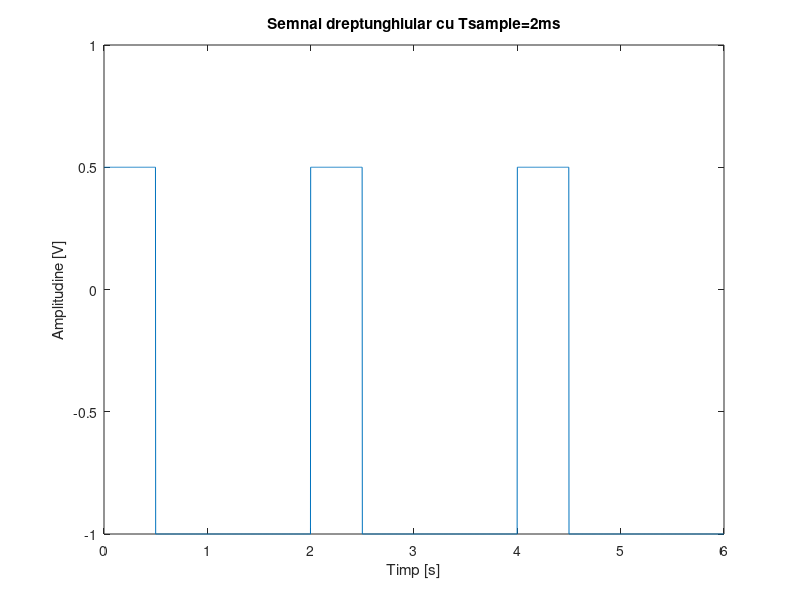
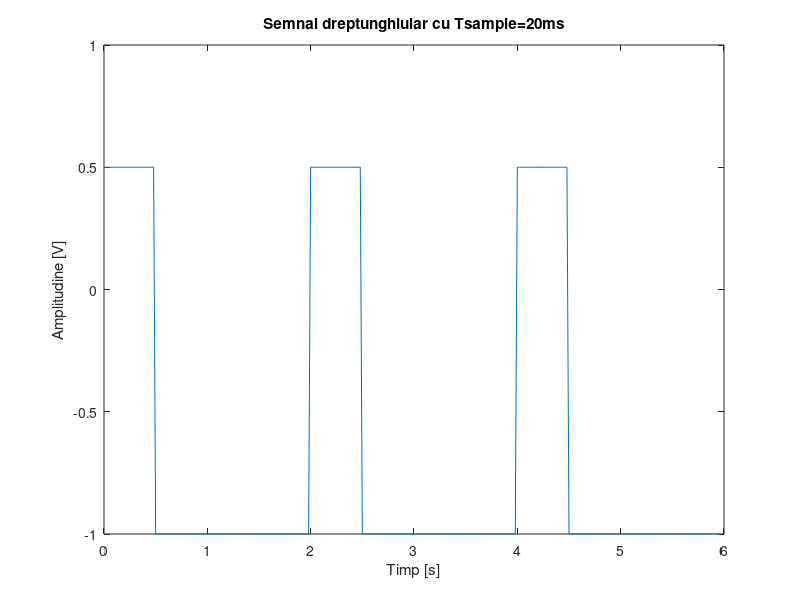
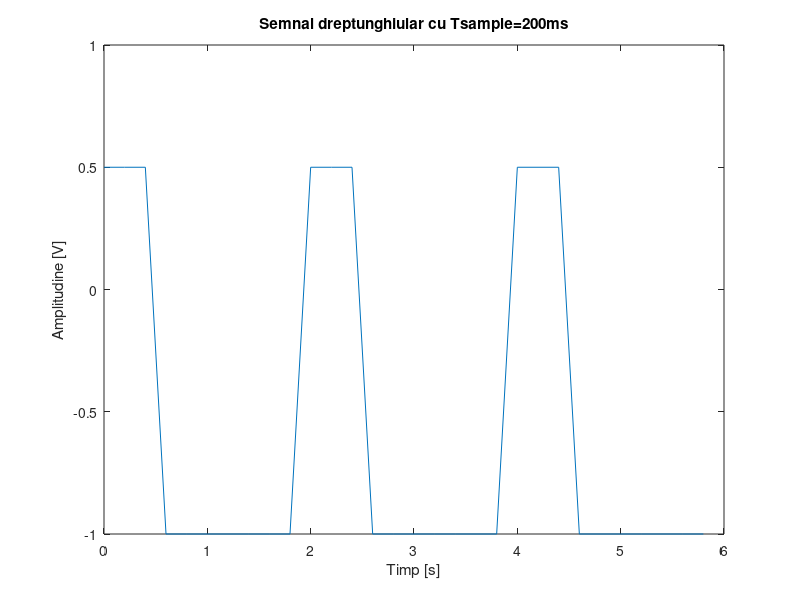
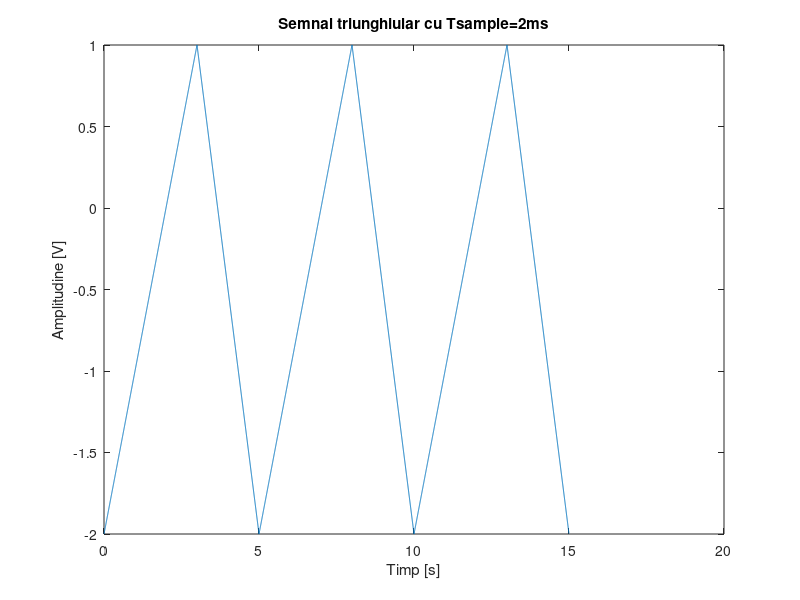

Write the MATLAB code that produced these figures, in order.
% definesc cele 3 perioade de esantionare Ts=2ms, Ts=20ms, Ts=200ms

T_sample_2ms = 0.002;
T_sample_20ms = 0.02;
T_sample_200ms = 0.2;
%% generarea unui semnal dreptungiular 
T = 2; %perioada semnalului

t2 = 0:T_sample_2ms:3*T-T_sample_2ms;%perioada semnalului esantionat cu Ts= 2 ms(parcurg 3 perioade)
x2 = square(t2(t2<T)*pi,25); %generarea unui semnal dreptunghiular Ts= 2 ms
x2 = x2 * 0.75 - 0.25; % setarea amplitudinii 
x2 =[x2,x2,x2]; % repet semnalul de 3 ori

figure();
% afisarea semnalului
plot(t2,x2);
title('Semnal dreptunghiular cu Tsample=2ms');
xlabel('Timp [s]');
ylabel('Amplitudine [V]')

t20= 0:T_sample_20ms:3*T-T_sample_20ms; % perioada semnalului esantionat cu Ts= 20ms
x20 = square(t20(t20<T)*pi,25); % generarea semnalului dreptunghiular ts= 20 ms
x20 = x20 * 0.75 - 0.25; %setarea amplitudinii
x20 =[x20,x20,x20]; % repet semnalul de 3 ori

figure();
% afisarea semnalului
plot(t20,x20);
title('Semnal dreptunghiular cu Tsample=20ms');
xlabel('Timp [s]');
ylabel('Amplitudine [V]')

t200 = 0:T_sample_200ms:3*T-T_sample_200ms; % perioada semnalului esantionat cu Ts = 200ms
x200 = square(t200(t200<T)*pi,25); % generarea semnalului dreptaunghiular cu Ts= 200ms
x200 = x200 * 0.75 - 0.25; % setarea amplitudinii 
x200 =[x200,x200,x200]; %repet semnalul de 3 ori

figure();
%afisarea semnalului
plot(t200,x200);
title('Semnal dreptunghiular cu Tsample=200ms');
xlabel('Timp [s]');
ylabel('Amplitudine [V]')

%% generarea unui semnal triunghiular

%explicatiile sunt la fel ca mai sus, numai ca am generat un semnal
%triunghiular

T = 5;

t2 = 0:T_sample_2ms:3*T-T_sample_2ms;
x2 = sawtooth(t2(t2<=T-T_sample_2ms)*(2*pi/T),3/5); % panta+ = 1V/s ; panta- = -1.5 V/s
x2 = x2 * 1.5 - 0.5;
x2 =[x2,x2,x2];

figure();
plot(t2,x2);
title('Semnal triunghiular cu Tsample=2ms');
xlabel('Timp [s]');
ylabel('Amplitudine [V]')

t20= 0:T_sample_20ms:3*T-T_sample_20ms;
x20 = sawtooth(t20(t20<=T-T_sample_20ms)*(2*pi/T),3/5); % panta+ = 1V/s ; panta- = -1.5 V/s
x20 = x20 * 1.5 - 0.5;
x20 =[x20,x20,x20];


figure()
plot(t20,x20);
title('Semnal triunghiular cu Tsample=20ms');
xlabel('Timp [s]');
ylabel('Amplitudine [V]')

t200 = 0:T_sample_200ms:3*T-T_sample_200ms;
x200 = sawtooth(t200(t200<=T-T_sample_20ms)*(2*pi/T),3/5);
x200 = x200 * 1.5 - 0.5;
x200 =[x200,x200,x200];

figure()
plot(t200,x200);
title('Semnal triunghiular Ts=200ms');
xlabel('Timp [s]');
ylabel('Amplitudine [V]')

%% semnal multinivel aleator a) {-1,1}


T = 5;
t2 = 0:T_sample_2ms:T-T_sample_2ms;
x=rand(1,T/0.25);% generarea unui vector cu numere random de dimensiune 20

% punerea unor conitii pentru a imparti numerele in categorii.Impartim
% intervalul (0,1) in 4 intervale egale si se verifica in care interval se
% afla fiecare din numerele vectorului generat random apoi se asocieaza
% pentru fiecare interval un numar {-3,-1,1,3}. De exemplu pentru
% x< 0.25 va fi asociata valoarea -3 , etc
for i=1:length(x)
	if x(i)>0.5
		x(i)=1;
    end
	if (0.5>x(i))
		x(i)=-1;
	end
end
% crearea unui vector care sa genereze semnalele pentru fiecare nivel in
% parte apoi sa le concateneze
x2=ones(1,0.25/T_sample_2ms) % crearea unui vector cu nr. de esantioane necesar
x2=x2*x(1); % inmultirea cu valoarea nivelului  
for i=2:length(x)
	x2 = [x2,x(i)* ones(1,0.25/T_sample_2ms)];
end

figure();
plot(t2,x2);
title('Semnal -1,1 cu Tsample= 2ms');
xlabel('Timp [s]');
ylabel('Amplitudine [V]')

t20= 0:T_sample_20ms:T-T_sample_2ms;
x20 = x2(1:10:length(x2));

figure();
plot(t20,x20);
title('Semnal -1,1 cu Tsample= 20ms');
xlabel('Timp [s]');
ylabel('Amplitudine [V]')

t200= 0:T_sample_200ms:T-T_sample_2ms;
x200 = x2(1:100:length(x2));

figure();
plot(t200,x200);
title('Semnal -1,1 cu Tsample= 200ms');
xlabel('Timp [s]');
ylabel('Amplitudine [V]')

%% semnal multinivel aleator b) {-3,-1,1,3}


T = 5;
t2 = 0:T_sample_2ms:T-T_sample_2ms;

x=rand(1,T/0.25);% generarea unui vector cu numere random de dimensiune 20

% punerea unor conitii pentru a imparti numerele in categorii.Impartim
% intervalul (0,1) in 4 intervale egale si se verifica in care interval se
% afla fiecare din numerele vectorului generat random apoi se asocieaza
% pentru fiecare interval un numar {-3,-1,1,3}. De exemplu pentru
% x< 0.25 va fi asociata valoarea -3 , etc
for i=1:length(x)
	if x(i)>0.75
		x(i)=3;
	end
	if x(i)<0.25
		x(i)=-3;
	end
	if (0.5<x(i) && x(i)<0.75)
		x(i)=1;
	end
	if (0.5>x(i) && x(i)>0.25)
		x(i)=-1;
	end
end
% crearea unui vector care sa genereze semnalele pentru fiecare nivel in
% parte apoi sa le concateneze
x2=ones(1,0.25/T_sample_2ms)
x2=x2*x(1);
for i=2:length(x)
	x2 = [x2,x(i)* ones(1,0.25/T_sample_2ms)];
end
figure();
plot(t2,x2);
title('Semnal -3,-1,1,3 cu Tsample= 2ms');
xlabel('Timp [s]');
ylabel('Amplitudine [V]')

t20= 0:T_sample_20ms:T-T_sample_2ms;
x20 = x2(1:10:length(x2));

figure();
plot(t20,x20);
title('Semnal -3,-1,1,3 cu Tsample= 20ms');
xlabel('Timp [s]');
ylabel('Amplitudine [V]')

t200= 0:T_sample_200ms:T-T_sample_2ms;
x200 = x2(1:100:length(x2));

figure();
plot(t200,x200);
title('Semnal -3,-1,1,3 cu cu Tsample = 200ms');
xlabel('Timp [s]');
ylabel('Amplitudine [V]')

%% semnal multinivel aleator c) {-5,-3,-1,1,3,5}


T = 5;
t2 = 0:T_sample_2ms:T-T_sample_2ms;

x=rand(1,T/0.25);% generarea unui vector cu numere random de dimensiune 20

% punerea unor conitii pentru a imparti numerele in categorii.Impartim
% intervalul (0,1) in 6 intervale egale si se verifica in care interval se
% afla fiecare din numerele vectorului generat random apoi se asocieaza
% pentru fiecare interval un numar {-5,-3,-1,1,3,5}. De exemplu pentru
% x< 1/6 va fi asociata valoarea -5 , etc
for i=1:length(x)
	if x(i)>5/6
		x(i)=5;
	end
	if x(i)<1/6
		x(i)=-5;
	end
	if (4/6<x(i) && x(i)<5/6)
		x(i)=3;
	end
	if (2/6>x(i) && x(i)>1/6)
		x(i)=-3;
	end
	if (3/6<x(i) && x(i)<4/6)
		x(i)=1;
	end
	if (3/6>x(i) && x(i)>2/6)
		x(i)=-1;
	end
	
end

% crearea unui vector care sa genereze semnalele pentru fiecare nivel in
% parte apoi sa le concateneze
x2=ones(1,0.25/T_sample_2ms)
x2=x2*x(1);
for i=2:length(x)
	x2 = [x2,x(i)* ones(1,0.25/T_sample_2ms)];
end
figure();
plot(t2,x2);
title('Semnal -5,-3,-1,1,3,5 cu Tsample=2ms');
xlabel('Timp [s]');
ylabel('Amplitudine [V]')

t20= 0:T_sample_20ms:T-T_sample_2ms;
x20 = x2(1:10:length(x2));

figure();
plot(t20,x20);
title('Semnal -5,-3,-1,1,3,5 cu Tsample= 20ms');
xlabel('Timp [s]');
ylabel('Amplitudine [V]')

t200= 0:T_sample_200ms:T-T_sample_2ms;
x200 = x2(1:100:length(x2));

figure();
plot(t200,x200);
title('Semnal -5,-3,-1,1,3,5 cu Tsample= 200ms');
xlabel('Timp [s]');
ylabel('Amplitudine [V]')

%% generarea unui semnal multinivel aleator d) {-7,-5,-3,-1,1,3,5,7}


T = 5;
t2 = 0:T_sample_2ms:T-T_sample_2ms;

x=rand(1,T/0.25);% generarea unui vector cu numere random de dimensiune 20

% punerea unor conitii pentru a imparti numerele in categorii.Impartim
% intervalul (0,1) in 8 intervale egale si se verifica in care interval se
% afla fiecare din numerele vectorului generat random apoi se asocieaza
% pentru fiecare interval un numar {-7,-5,-3,-1,1,3,5,7}. De exemplu pentru
% x< 1/8 va fi asociata valoarea -7 , etc
for i=1:length(x)
	if x(i)>7/8
		x(i)=7;
	end
	if x(i)<1/8
		x(i)=-7;
	end
	if (6/8<x(i) && x(i)<7/8)
		x(i)=5;
	end
	if (2/8>x(i) && x(i)>1/8)
		x(i)=-5;
	end
	if (5/8<x(i) && x(i)<6/8)
		x(i)=3;
	end
	if (3/8>x(i) && x(i)>2/8)
		x(i)=-3;
	end
	if (4/8<x(i) && x(i)<5/8)
		x(i)=-3;
	end
	if (4/8>x(i) && x(i)>3/8)
		x(i)=-1;
	end
	
end

% crearea unui vector care sa genereze semnalele pentru fiecare nivel in
% parte apoi sa le concateneze
x2=ones(1,0.25/T_sample_2ms)
x2=x2*x(1);
for i=2:length(x)
	x2 = [x2,x(i)* ones(1,0.25/T_sample_2ms)];
end
figure();
plot(t2,x2);
title('Semnal -7,-5,-3,-1,1,3,5,7 cu Tsample=2ms');
xlabel('Timp [s]');
ylabel('Amplitudine [V]')

t20= 0:T_sample_20ms:T-T_sample_2ms;
x20 = x2(1:10:length(x2));

figure();
plot(t20,x20);
title('Semnal -7,-5,-3,-1,1,3,5,7 cu Tsample=20ms');
xlabel('Timp [s]');
ylabel('Amplitudine [V]')

t200= 0:T_sample_200ms:T-T_sample_2ms;
x200 = x2(1:100:length(x2));

figure();
plot(t200,x200);
title('Semnal -7,-5,-3,-1,1,3,5,7 cu Tsample=200ms');
xlabel('Timp [s]');
ylabel('Amplitudine [V]')



%% generarea unui semnal sinusoidal redresat mono-alternanta

T = 3; % perioada semnalului

t2 = 0:T_sample_2ms:3*T-T_sample_2ms;
x2 = sin(t2(t2<T)*2*pi/T); %generarea unui sinus cu Ts = 2ms (3 perioade)
x2 = x2 * 0.8; % setarea amplitudinii
x2(x2<0)=0; % partea negativa a sinsului o fac 0 => mono-alternanta
x2 =[x2,x2,x2]; % repet de 3 ori semnalul

figure();
%afisez semnalul
plot(t2,x2);
title('Semnal sinusoidal redresat mono-alternanta cu Tsample=2ms');
xlabel('Timp [s]');
ylabel('Amplitudine [V]')

% la fel si pentru Ts = 20ms, respectiv Ts=200ms

t20= 0:T_sample_20ms:3*T-T_sample_20ms;
x20 = sin(t20(t20<T)*2*pi/T);
x20 = x20 * 0.8;
x20(x20<0)=0;
x20 =[x20,x20,x20];

figure();
plot(t20,x20);
title('Semnal sinusoidal redresat mono-alternanta cu Tsample=20ms');
xlabel('Timp [s]');
ylabel('Amplitudine [V]')

t200= 0:T_sample_200ms:3*T-T_sample_200ms;
x200 = sin(t200(t200<T)*2*pi/T);
x200 = x200 * 0.8;
x200(x200<0)=0;
x200 =[x200,x200,x200];

figure()
plot(t200,x200);
title('Semnal sinusoidal redresat mono-alternanta cu Tsample=200ms');
xlabel('Timp [s]');
ylabel('Amplitudine [V]')


%% generearea unui semnal sinusoidal redresat dubla-alternanta

T = 4; %perioada semnalului

t2 = 0:T_sample_2ms:3*T-T_sample_2ms;
x2 = sin(t2(t2<T)*2*pi/T);%generez un sinus cu Ts= 2ms 
x2 = x2 * 1.5; % setez amplitudinea
x2(x2<0)=x2(x2<0)*-1; % inmultesc cu (-1) partea negativa a sinusului => dubla alternanta
x2 =[x2,x2,x2]; % repet semnalul de 3 ori

figure();
%afisez semnalul
plot(t2,x2);
title('Semnal sinusoidal redresat mono-alternanta cu Tsample=2ms');
xlabel('Timp [s]');
ylabel('Amplitudine [V]')

%la fel pentru Ts =20ms respectiv Ts=200ms

t20 = 0:T_sample_20ms:3*T-T_sample_20ms;
x20 = sin(t20(t20<T)*2*pi/T);
x20 = x20 * 1.5;
x20(x20<0)=x20(x20<0)*-1;
x20 =[x20,x20,x20];

figure();
plot(t20,x20);
title('Semnal sinusoidal redresat mono-alternanta cu Tsample=20ms');
xlabel('Timp [s]');
ylabel('Amplitudine [V]')

t200 = 0:T_sample_200ms:3*T-T_sample_200ms;
x200 = sin(t200(t200<T)*2*pi/T);
x200 = x200 * 1.5;
x200(x200<0)=x200(x200<0)*-1;
x200 =[x200,x200,x200];

figure()
plot(t200,x200);
title('Semnal sinusoidal redresat dubla-alternanta cu Tsample=200ms');
xlabel('Timp [s]');
ylabel('Amplitudine [V]')






